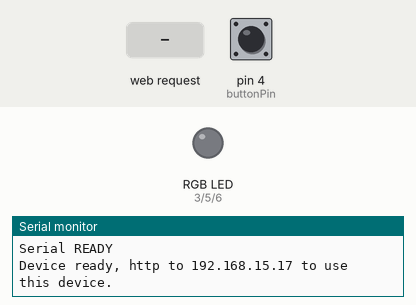
Bench run of a sketch on a simulated Arduino Uno, built with avr-gcc and run on an emulated ATmega328P. On the bench: an RGB LED mixed from three pins (HIGH = lit), the last lines printed to the serial monitor. Dashed ring = blinking. The inputs (shaded band) are chosen by the test bench; at power-on: pin 4 (buttonPin) LOW.

Above: at 1.2 s.
1.3 s: pin 4 (buttonPin) pulled HIGH for 3.2 s
At 4.8 s:
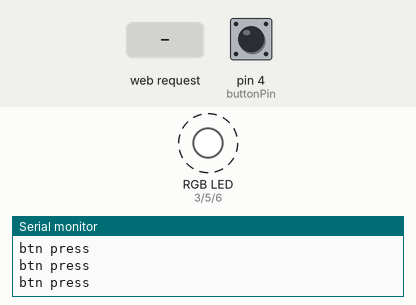
6.0 s: HTTP request GET /r received
7.5 s: HTTP request GET /g received
9.1 s: HTTP request GET /b received
10.7 s: HTTP request GET /inc received
12.3 s: HTTP request GET /fad received
At 13.3 s:
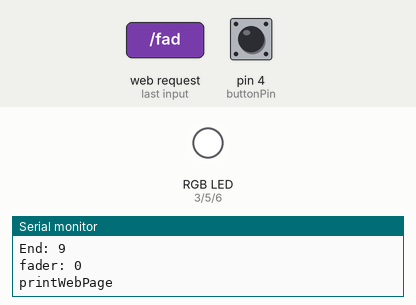
Timing chart, 0 to 14.9 s (numbered marks = the images above; inputs shaded):
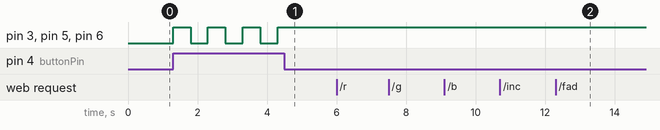

Measured:
- after the input at 1.3 s, pin 3 (red), pin 5 (green), pin 6 (blue): alternates HIGH for 0.50 s and LOW for 0.50 s, 7 changes in all, then stays HIGH, starting at once

The sketch:

arduino_lamp.ino
```cpp
/*
Seriously modified version of:
IKEA Dudero mods Ethernet Version
 by Boris Landoni
http://www.open-electronics.org/arduino-wifi-rgb-lamp-ikea-dudero-modding/

Using a web interface with an ajax color picker to send the desired color codes to the arduino
Web interface is based on farbtastic. Also see process.pl for a few lines you might need to modifiy.
I also disabled writing to the eeprom.

if you send inv=1 in the url then it will invert the lamp state. This is meant for controling with a Pebble watch/tasker.


 */

#include <SPI.h>
#include <Ethernet.h>
#include <avr/pgmspace.h>
#include <EEPROM.h>

int red = 3;    // RED LED connected to PWM pin 3
int green = 5;    // GREEN LED connected to PWM pin 5
int blue = 6;    // BLUE LED connected to PWM pin 6
int buttonPin = 4; // digital pin going to human touch sensor. this is used to turn the lamp on/off w/o a computer

int r=50; int g=100; int b=150;
int rup; int gup; int bup;
int fader=0;
int inverse=0;
int inc=10;
String inString = String(50);
char buffer[160]; // make sure this is large enough for the largest string it must hold

byte mac[] = {  0x90, 0xA2, 0xDA, 0x00, 0x1D, 0x89 };
byte ip[] = { 192,168,15,17 };
byte gateway[] = { 192, 168, 15, 1 };
byte subnet[] = { 255, 255, 255, 0 };

int buttonState = 0;
int onOffState = 0;


prog_char string_0[] PROGMEM  = "done";


PROGMEM const char *string_table[] = // change "string_table" name to suit
{
string_0
};

// Initialize the Ethernet server library
// with the IP address and port you want to use
// (port 80 is default for HTTP):
EthernetServer server(80);

void setup()
{
  // start the Ethernet connection and the server:
      Serial.begin(9600);
      Ethernet.begin(mac, ip,gateway,subnet);
      server.begin();
      Serial.println("Booting...\nSerial READY");
      //r = EEPROM.read(1);
      //g = EEPROM.read(2);
      //b = EEPROM.read(3);
      //inc = EEPROM.read(4);
      //fader = EEPROM.read(5);

      pinMode(buttonPin, INPUT);


  Serial.println();
  Serial.print("Device ready, http to ");
  Serial.print(ip[0]);
  Serial.print(".");
  Serial.print(ip[1]);
  Serial.print(".");
  Serial.print(ip[2]);
  Serial.print(".");
  Serial.print(ip[3]);
  Serial.println(" to use this device.");
}

void loop()  {
//  // fade in from min to max in increments of 5 points:
//  for(int fadeValue = 0 ; fadeValue <= 255; fadeValue +=5) {
//    // sets the value (range from 0 to 255):
//    //analogWrite(red, fadeValue);
//    // wait for 30 milliseconds to see the dimming effect
//    rgb(fadeValue,fadeValue,fadeValue);
//    delay(30);
//  }
//
//  // fade out from max to min in increments of 5 points:
//  for(int fadeValue = 255 ; fadeValue >= 0; fadeValue -=5) {
//    // sets the value (range from 0 to 255):
//    //analogWrite(red, fadeValue);
//    // wait for 30 milliseconds to see the dimming effect
//    rgb(fadeValue,fadeValue,fadeValue);
//    delay(30);
//  }

  if (fader==1){
    funcfader();
  }

      EthernetClient client = server.available();

      if (client) {
        Serial.println("client");
        // an http request ends with a blank line
        boolean current_line_is_blank = true;
        while (client.connected()) {

          if (client.available()) {

            char c = client.read();
            if (inString.length() < 50) {
            inString.concat(c);

            }

            if (c == '\n' && current_line_is_blank) {
                char colorArr[5];
                String temp="";
                Serial.print("inString: ");
                Serial.println(inString);

                int Pos_r = inString.indexOf("r");
                int Pos_g = inString.indexOf("g");
                int Pos_b = inString.indexOf("b");
                int Pos_i = inString.indexOf("inc");
                int Pos_f = inString.indexOf("fad");
                int Pos_v = inString.indexOf("inv");
                int End = inString.indexOf("HTTP");
                Serial.print("Pos_r: ");
                Serial.println(Pos_r);
                Serial.print("Pos_g: ");
                Serial.println(Pos_g);
                Serial.print("Pos_b: ");
                Serial.println(Pos_b);
                Serial.print("Pos_i: ");
                Serial.println(Pos_i);
                Serial.print("Pos_f: ");
                Serial.println(Pos_f);
                Serial.print("Pos_v: ");
                Serial.println(Pos_v);
                Serial.print("End: ");
                Serial.println(End);

                if(Pos_r>=0){
                   temp=inString.substring((Pos_r+2), (Pos_g-1));
                   temp.toCharArray(colorArr, 5);
                   r=(atoi(colorArr));
                   Serial.print("red: ");
                   Serial.println(r);
                   //EEPROM.write(1, r);
                }
                if(Pos_g>=0){
                   temp=inString.substring((Pos_g+2), (Pos_b-1));
                   temp.toCharArray(colorArr, 5);
                   g=(atoi(colorArr));
                   Serial.print("green: ");
                   Serial.println(g);
                   //EEPROM.write(2, g);
                }

                if(Pos_b>=0){
                   temp=inString.substring((Pos_b+2), (Pos_i-1));
                   temp.toCharArray(colorArr, 5);
                   b=(atoi(colorArr));
                   Serial.print("blue: ");
                   Serial.println(b);
                   //EEPROM.write(3, b);
                }

                if(Pos_i>=0){
                   temp=inString.substring((Pos_i+4), (Pos_f-1));
                   temp.toCharArray(colorArr, 5);
                   inc=(atoi(colorArr));
                   Serial.print("inc: ");
                   Serial.println(inc);
                   //EEPROM.write(4, inc);
                }

                if(Pos_f>=0){
                   temp=inString.substring((Pos_f+4), (End-1));
                   temp.toCharArray(colorArr, 5);
                   fader=(atoi(colorArr));
                   Serial.print("fader: ");
                   Serial.println(fader);
                   //EEPROM.write(5, fader);
                }
                if(Pos_v>=0){

                   temp=inString.substring((Pos_v+4), (End-1));
                   temp.toCharArray(colorArr, 5);
                   inverse=(atoi(colorArr));
                   Serial.print("inverse: ");
                   Serial.println(inverse);

                   if(inverse=1){

                    //check if current status if on or off, update status var
                    if (r<255) onOffState=1;
                    else if (g<255) onOffState=1;
                    else if (b<255) onOffState=1;

                    if (r==255) onOffState=0;
                    else if (g==255) onOffState=0;
                    else if (b==255) onOffState=0;

                    //check the current state, make it the opposite
                    if (onOffState==0) {
                      onOffState=1;
                      r=0;
                      b=0;
                      g=0;
                    }
                    else if (onOffState==1) {
                      onOffState=0;
                      r=255;
                      b=255;
                      g=255;
                    }

                      analogWrite(red, r);
                      analogWrite(green, g);
                      analogWrite(blue, b);;
                  }
                }

               if ((Pos_r>=0)&&(Pos_g>=0)&&(Pos_b>=0)) {
                 rgb(r,g,b);
               }
            printWebPage( &client);
            break;
            }
            if (c == '\n') {
            // we're starting a new line
            current_line_is_blank = true;
            } else if (c != '\r') {
            // we've gotten a character on the current line
            current_line_is_blank = false;
            }
          }
        }
        // give the web browser time to receive the data
        delay(1);

        inString = "";
        client.stop();
      }

     //check if the touch thing is used, if so:
     buttonState = digitalRead(buttonPin);
     if (buttonState == HIGH) {
          Serial.println("btn press");

      //check if current status if on or off, update status var
      if (r<255) onOffState=1;
      else if (g<255) onOffState=1;
      else if (b<255) onOffState=1;

      if (r==255) onOffState=0;
      else if (g==255) onOffState=0;
      else if (b==255) onOffState=0;

      //check the current state, make it the opposite
      if (onOffState==0) {
        onOffState=1;
        r=0;
        b=0;
        g=0;
      }
      else if (onOffState==1) {
        onOffState=0;
        r=255;
        b=255;
        g=255;
      }

        analogWrite(red, r);
        analogWrite(green, g);
        analogWrite(blue, b);

        delay (500); //keeps the sensor from freaking out....
     }

}

void printWebPage(Client *client)
{
      int tmp=0;
      Serial.println("printWebPage");
      // send a standard http response header
      client->println("HTTP/1.1 200 OK");
      client->println("Content-Type: text/html");
      client->println();
      client->println("done");

}

void funcfader(){
    Serial.println("fader");
    if (rup==1){r+=1;}
    else{r-=1;}
    if (r>=255){rup=0;}
    if (r<=0){rup=1;}

    if (gup==1){g+=1;}
    else{g-=1;}
    if (g>=255){gup=0;}
    if (g<=0){gup=1;}

    if (bup==1){b+=1;}
    else{b-=1;}
    if (b>=255){bup=0;}
    if (b<=0){bup=1;}

    delay(inc*2);
    rgb(r, g, b);
}

void rgb(int r, int g, int b)
{

  Serial.print("RGB: ");
  Serial.print(r);
  Serial.print(" ");
  Serial.print(g);
  Serial.print(" ");
  Serial.print(b);
  if (r>255) r=255;
  if (g>255) g=255;
  if (b>255) b=255;
  if (r<0) r=0;
  if (g<0) g=0;
  if (b<0) b=0;

  analogWrite(red, r);
  analogWrite(green, g);
  analogWrite(blue, b);
}
```
